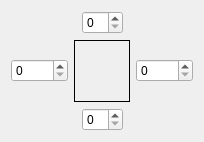
<?xml version="1.0" encoding="UTF-8"?>
<ui version="4.0">
 <class>ExtendPattern</class>
 <widget class="QWidget" name="ExtendPattern">
  <property name="geometry">
   <rect>
    <x>0</x>
    <y>0</y>
    <width>204</width>
    <height>142</height>
   </rect>
  </property>
  <property name="windowTitle">
   <string>Form</string>
  </property>
  <layout class="QVBoxLayout" name="verticalLayout_3">
   <item>
    <layout class="QHBoxLayout" name="horizontalLayout">
     <item>
      <spacer name="horizontalSpacer">
       <property name="orientation">
        <enum>Qt::Horizontal</enum>
       </property>
       <property name="sizeHint" stdset="0">
        <size>
         <width>40</width>
         <height>20</height>
        </size>
       </property>
      </spacer>
     </item>
     <item>
      <widget class="QSpinBox" name="TopMargin"/>
     </item>
     <item>
      <spacer name="horizontalSpacer_2">
       <property name="orientation">
        <enum>Qt::Horizontal</enum>
       </property>
       <property name="sizeHint" stdset="0">
        <size>
         <width>40</width>
         <height>20</height>
        </size>
       </property>
      </spacer>
     </item>
    </layout>
   </item>
   <item>
    <layout class="QHBoxLayout" name="horizontalLayout_3">
     <item>
      <layout class="QVBoxLayout" name="verticalLayout">
       <item>
        <spacer name="verticalSpacer">
         <property name="orientation">
          <enum>Qt::Vertical</enum>
         </property>
         <property name="sizeHint" stdset="0">
          <size>
           <width>20</width>
           <height>40</height>
          </size>
         </property>
        </spacer>
       </item>
       <item>
        <widget class="QSpinBox" name="LeftMargin"/>
       </item>
       <item>
        <spacer name="verticalSpacer_2">
         <property name="orientation">
          <enum>Qt::Vertical</enum>
         </property>
         <property name="sizeHint" stdset="0">
          <size>
           <width>20</width>
           <height>40</height>
          </size>
         </property>
        </spacer>
       </item>
      </layout>
     </item>
     <item>
      <widget class="QLabel" name="label">
       <property name="autoFillBackground">
        <bool>true</bool>
       </property>
       <property name="frameShape">
        <enum>QFrame::Box</enum>
       </property>
       <property name="text">
        <string/>
       </property>
      </widget>
     </item>
     <item>
      <layout class="QVBoxLayout" name="verticalLayout_2">
       <item>
        <spacer name="verticalSpacer_4">
         <property name="orientation">
          <enum>Qt::Vertical</enum>
         </property>
         <property name="sizeHint" stdset="0">
          <size>
           <width>20</width>
           <height>40</height>
          </size>
         </property>
        </spacer>
       </item>
       <item>
        <widget class="QSpinBox" name="RightMargin"/>
       </item>
       <item>
        <spacer name="verticalSpacer_3">
         <property name="orientation">
          <enum>Qt::Vertical</enum>
         </property>
         <property name="sizeHint" stdset="0">
          <size>
           <width>20</width>
           <height>40</height>
          </size>
         </property>
        </spacer>
       </item>
      </layout>
     </item>
    </layout>
   </item>
   <item>
    <layout class="QHBoxLayout" name="horizontalLayout_2">
     <item>
      <spacer name="horizontalSpacer_3">
       <property name="orientation">
        <enum>Qt::Horizontal</enum>
       </property>
       <property name="sizeHint" stdset="0">
        <size>
         <width>40</width>
         <height>20</height>
        </size>
       </property>
      </spacer>
     </item>
     <item>
      <widget class="QSpinBox" name="BottomMargin"/>
     </item>
     <item>
      <spacer name="horizontalSpacer_4">
       <property name="orientation">
        <enum>Qt::Horizontal</enum>
       </property>
       <property name="sizeHint" stdset="0">
        <size>
         <width>40</width>
         <height>20</height>
        </size>
       </property>
      </spacer>
     </item>
    </layout>
   </item>
  </layout>
 </widget>
 <resources/>
 <connections/>
</ui>
